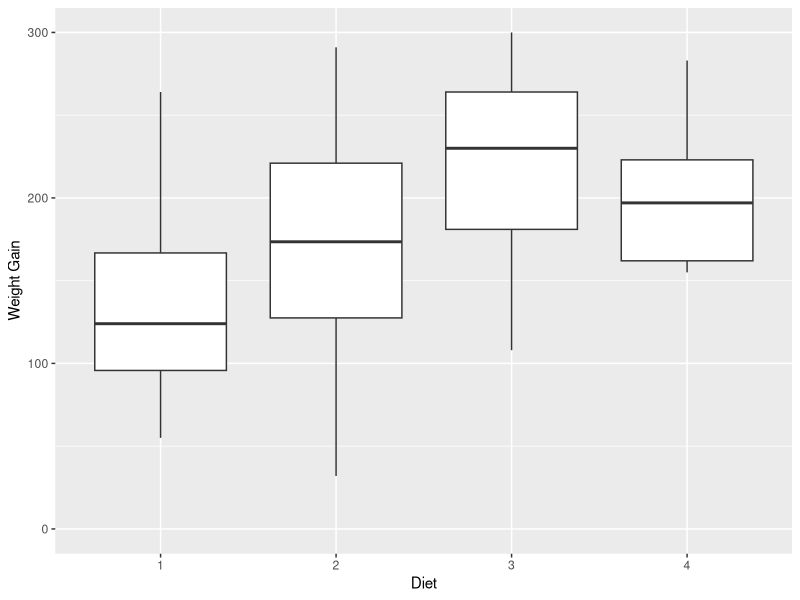
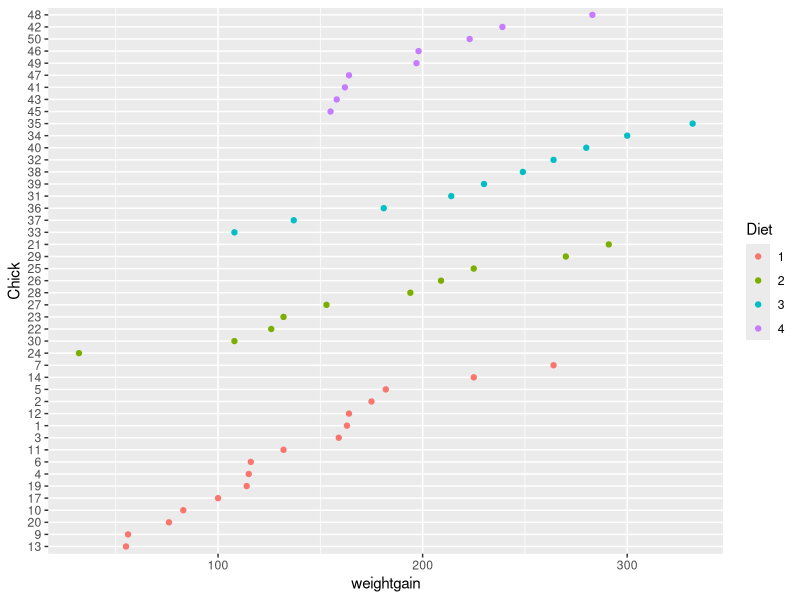
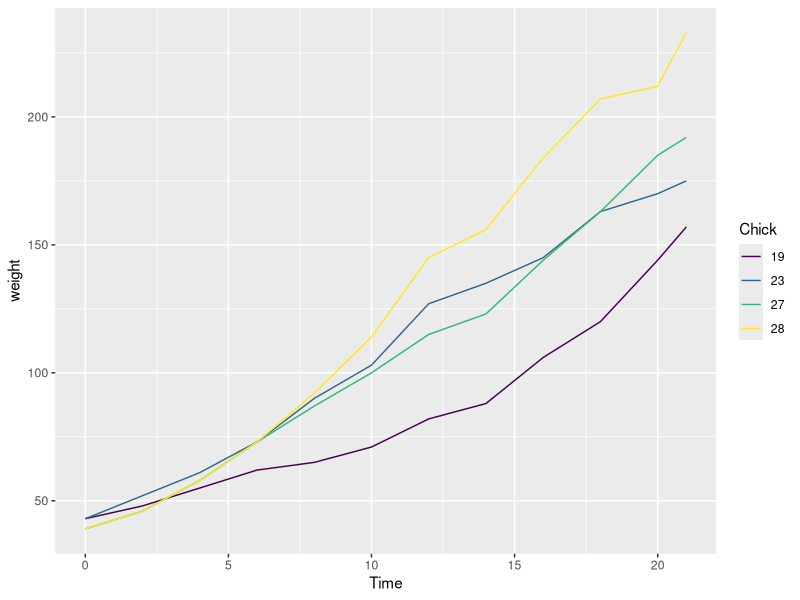
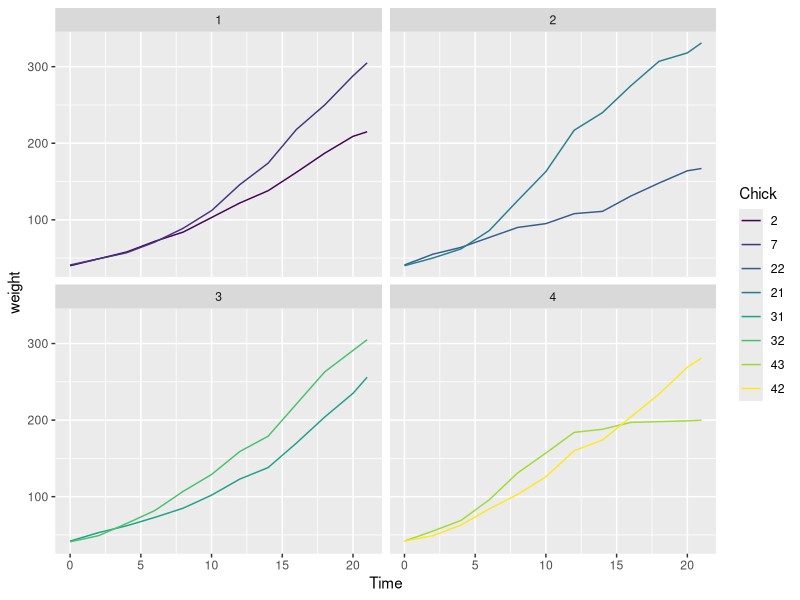

Source code (R) for these figures, in order:
## ---- chunk 1
knitr::opts_chunk$set(echo = TRUE)
## ---- chunk 2
library(datasets)
library(dplyr)
library(ggplot2)
head(ChickWeight)

#1. 
weight0 <- ChickWeight %>% filter(Time == 0) %>% summarize(mean_weight = mean(weight), sd_weight = sd(weight))
weight0

#2.
total_observations <- ChickWeight %>% group_by(Chick) %>% mutate(observations = n())
complete <- total_observations %>% filter(observations == 12)
head(complete, 3)

#3.
dat <- complete %>% group_by(Chick) %>% mutate(weight0 = weight[Time == 0])
complete <- dat %>% mutate(weightgain = weight[Time == 21] - weight0)
head(complete, 3)

#4. From the graph we can see chicks gain the most weight on diet 3. Diet 1 shows the least weight gain and diet 2 has the greatest variation in weight gain. Diet 4 shows the second highest weight gain. 
complete1 <- complete %>% filter(Time == 21)
complete2 <- complete1 %>% group_by(median(weightgain))
ggplot(complete2, aes(x=Diet, y=weightgain)) + geom_boxplot() + ylab("Weight Gain") + ylim(0,300)

#5. We can see from the dataset and graph that chick 24 gained the least weight on diet 2 and chick 35 gained the most weight on diet 3.
q5 <- complete1 %>% arrange(weightgain) %>% summarize(weightgained = max(weightgain), Diet = Diet)
q5
ggplot(complete1, aes(x=Chick, y=weightgain, color=Diet)) + geom_point() + coord_flip()

#6. From q6 datset we can see chick 27 and 28 have some of the lowest starting weight and chick 19 and 23 have some of the highest starting weight. The higher starting weights end with higher final weights than the lower starting weights. From 0 to 5 days they have the same projectories. After 5 days chick 19 differs off the trajectory. After day 10 all of the growths change with the exception of chick 27 and 23 being the same weight around day 17.
q6 <- complete %>% filter(Time == 0) %>% arrange(weight0)
head(q6)
tail(q6)
ggplot(complete[complete$Chick == 27 | complete$Chick == 28 | complete$Chick == 19 | complete$Chick == 23,], aes(x=Time, y=weight, color=Chick)) + geom_line()

#7. Taking chicks at random and plotting their growth shows differing final weights with all diets. This indicates that all chicks are different. They all gain/lose weights differently which could cause weird results in the dataset.
ggplot(complete[complete$Chick == 2 | complete$Chick == 22 | complete$Chick == 32 | complete$Chick == 43 | complete$Chick == 7 | complete$Chick == 21 | complete$Chick == 31 | complete$Chick == 42,], aes(x=Time, y=weight, color=Chick)) + geom_line() + facet_wrap(~Diet)




